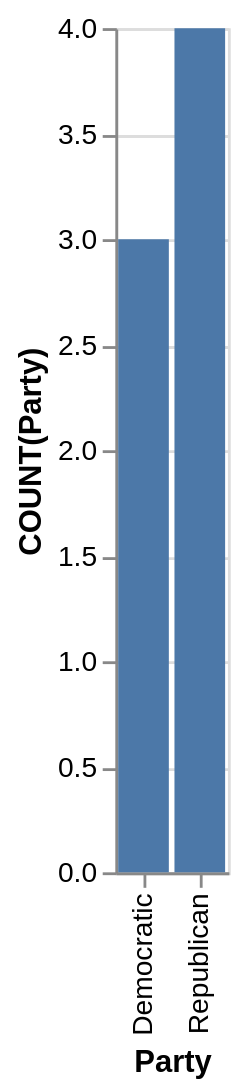

The Vega-Lite source for this figure:
### Vega-Lite specification from a JSON file in a GitHub repository (floating-point values rounded to 4 significant figures)
{"data": {"values": [{"x_data": "Democratic", "y_data": 3}, {"x_data": "Republican", "y_data": 4}]}, "mark": "bar", "encoding": {"x": {"field": "x_data", "type": "nominal", "title": "Party", "sort": {"op": "sum", "field": "y_data", "order": "ascending"}}, "y": {"field": "y_data", "type": "quantitative", "title": "COUNT(Party)"}}}
